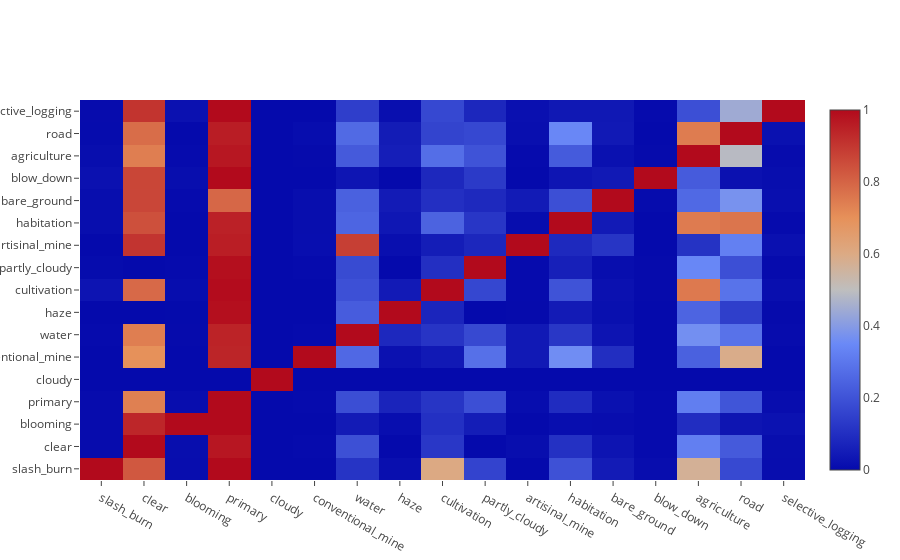

Source (notebook cell):
### Code cell
# Co-occurence Matrix
com = np.zeros([len(counts)]*2)
for i, l in enumerate(list(counts.keys())):
    for i2, l2 in enumerate(list(counts.keys())):
        c = 0
        cy = 0
        for row in labels.values:
            if l in row:
                c += 1
                if l2 in row: cy += 1
        com[i, i2] = float(cy) / c

data=[go.Heatmap(z=com, x=list(counts.keys()), y=list(counts.keys()))]
layout=go.Layout(height=800, width=800, title='Co-occurence matrix of training labels')
fig=dict(data=data, layout=layout)
py.iplot(data, filename='train-com')

### Figure 1 — Plotly figure (JSON) as saved in the notebook; plotly's stock layout.template omitted (floating-point values rounded to 4 significant figures; data arrays with more than 128 entries replaced by an {"elided": "..."} marker saying what was removed)
{"data": [{"type": "heatmap", "x": ["slash_burn", "clear", "blooming", "primary", "cloudy", "conventional_mine", "water", "haze", "cultivation", "partly_cloudy", "artisinal_mine", "habitation", "bare_ground", "blow_down", "agriculture", "road", "selective_logging"], "y": ["slash_burn", "clear", "blooming", "primary", "cloudy", "conventional_mine", "water", "haze", "cultivation", "partly_cloudy", "artisinal_mine", "habitation", "bare_ground", "blow_down", "agriculture", "road", "selective_logging"], "z": {"elided": "17x17 float values"}}], "layout": {}}
